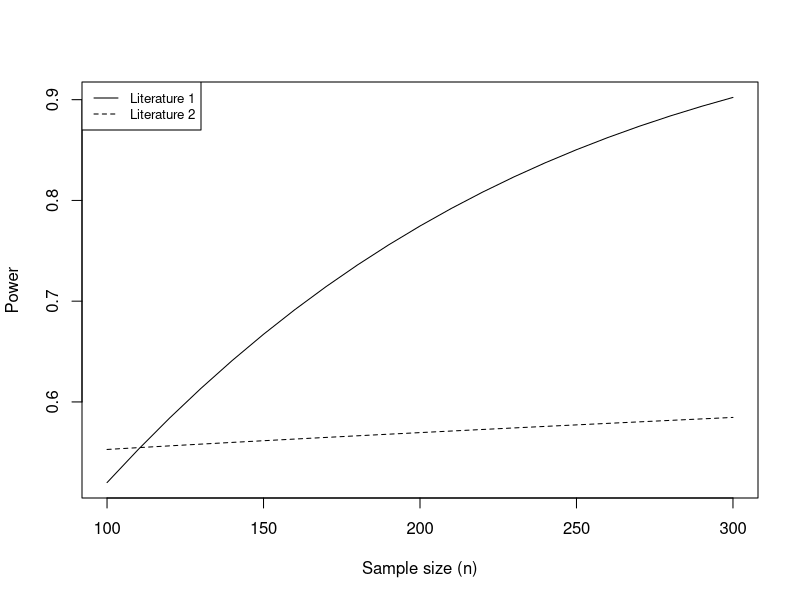

Recreate this plot in R.
ns <- (10:30) *10
pwrs1 <- pnorm(sqrt(ns)*.17 -1.65)
pwrs2 <- 0.5*pnorm(sqrt(ns)*.04 -1.65)+0.5*pnorm(sqrt(ns)*2 -1.65)

setwd(paste0(here(),"/R/Underpowered Literatures/output/figures" ))

 
plot(ns, pwrs1,type="line",cex.lab=1, ylab="Power", xlab="Sample size (n)")
lines(ns,pwrs2,lty="dashed")
legend(x="topleft", legend=c("Literature 1", "Literature 2"),
        lty=1:2, cex=0.8)

